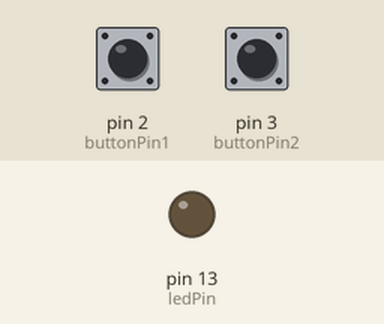
A sketch run on a simulated Arduino Uno, built with avr-gcc and run on an emulated ATmega328P. On the bench: output pins drawn as LEDs (lit = HIGH). The inputs (shaded band) are chosen by the test bench; at power-on: pin 2 (buttonPin1) HIGH, pin 3 (buttonPin2) HIGH.

Above: at 1.2 s.
1.3 s: pin 2 (buttonPin1) pulled LOW for 0.15 s
At 2.5 s:
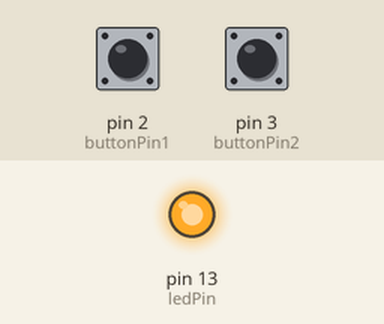
2.9 s: pin 3 (buttonPin2) pulled LOW for 0.15 s
At 4.1 s:
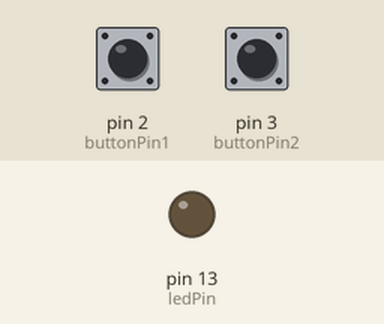
4.5 s: pin 2 (buttonPin1) pulled LOW for 1 s
At 6.2 s:
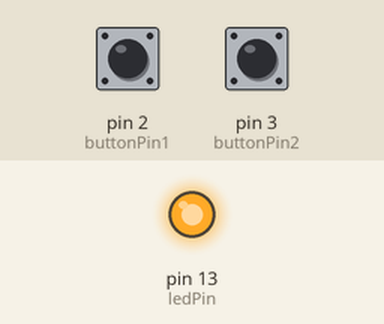
Timing chart, 0 to 7.7 s (numbered marks = the images above; inputs shaded):
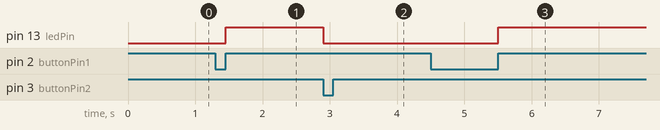

The sketch:

2button_on_off.ino
```cpp
const byte ledPin=13;
const byte buttonPin1=2;
const byte buttonPin2=3;
void setup() {
  pinMode(ledPin,OUTPUT);
  pinMode(buttonPin1,INPUT_PULLUP);
  pinMode(buttonPin2,INPUT_PULLUP);
}

void loop() {
  if(digitalRead(buttonPin1)==0)
  {
    while(digitalRead(buttonPin1)==0);//holding
    digitalWrite(ledPin,1);
    //rising edge
  }

  if(digitalRead(buttonPin2)==0)//falling edge
  {
    digitalWrite(ledPin,0);
    while(digitalRead(buttonPin2)==0);
    //falling edge
  }

 }
```

Measured:
- after the input at 1.3 s, pin 13 (ledPin): LOW → HIGH after 0.15 s
- after the input at 2.9 s, pin 13 (ledPin): HIGH → LOW at once
- after the input at 4.5 s, pin 13 (ledPin): LOW → HIGH after 1.0 s
